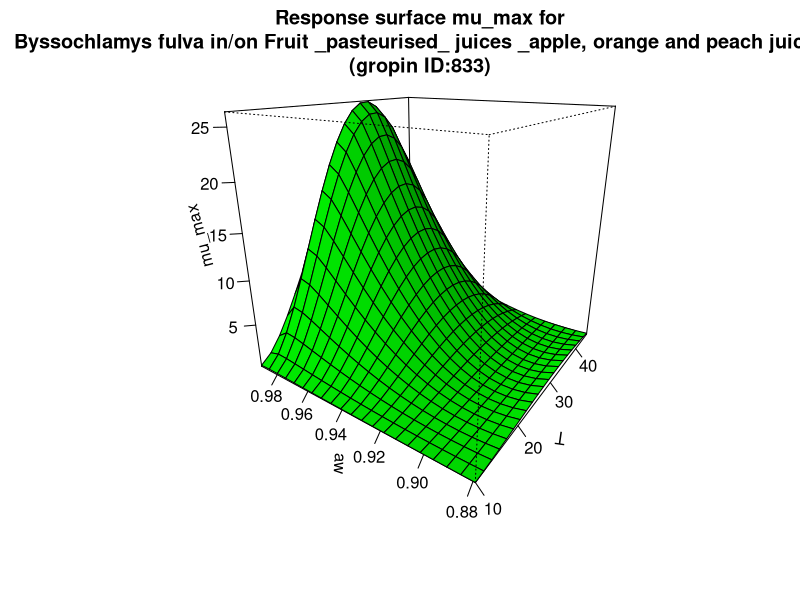

Source code (R):
#############################
# start of Parameter script
#############################
T <- seq(9.99000999000999,45.045,length.out=21)
aw <- seq(0.879120879120879,0.99099,length.out=21)
#############################
# end of Parameter script
#############################
############################# 
# start of Model script Gropin ID 833 
#############################
 
# constant coefficients for this model
 
variables <- data.frame(T,aw)
argumentsPar <- expand.grid(variables)
 
# heart of the model
response_surface <- function(T,aw) {
   mumax <-26.37*((((T-9.11)^2)*(T-46.45))/((32.11-9.11)*((32.11-9.11)*(T-32.11)-(32.11-46.45)*(32.11+9.11-2*T))))*((((aw-0.893)^2)*(aw-0.993))/((0.985-0.893)*((0.985-0.893)*(aw-0.985)-(0.985-0.993)*(0.985+0.893-2*aw))))

return(mumax=mumax)
} 

# output parameters
mumax <- cbind(argumentsPar,response_surface(argumentsPar['T'],argumentsPar['aw']))
colnames(mumax) <- c(colnames(argumentsPar),'mumax')
#############################
# End of Model script
#############################
############################# 
# start of Visualisation script Gropin ID 833 
#############################
persp(T,aw,matrix(unlist(mumax$mumax),nrow=21),col = 'green',xlab='T',ylab='aw',zlab='mu_max',main='Response surface mu_max for
Byssochlamys fulva in/on Fruit _pasteurised_ juices _apple, orange and peach juice_
(gropin ID:833)',theta=305,phi=20,shade=0.25,ticktype = 'detailed')
#############################
# End of Visualisation script
#############################
